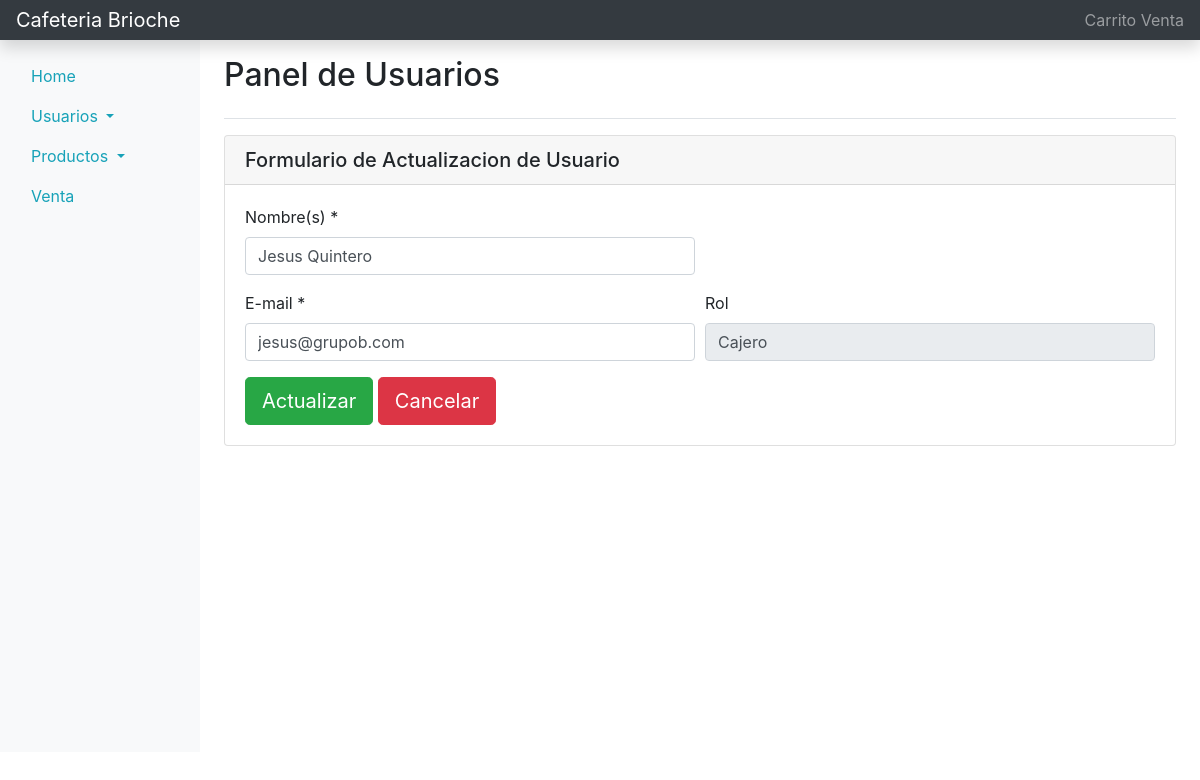
Page /usuario/actualizar/3 on the committed database.
### tables this page shows
CREATE TABLE USUARIOS (IDUSUARIO INTEGER PRIMARY KEY AUTOINCREMENT, NOMBRE VARCHAR (128) NOT NULL, CONTRASENA VARCHAR (64), CORREO VARCHAR (32) NOT NULL, ROL VARHCAR (16), ESTADO VARCHAR (16));

### Flask/app.py (the view)
@app.route("/usuario/actualizar/<string:id>", methods=['GET', 'POST'])
def actualizarUsuario(id):
    if request.method == 'POST':
        try:
            with sqlite3.connect("brioche.db") as con:
                cur = con.cursor()
                cur.execute("DELETE FROM USUARIOS WHERE IDUSUARIO = " + id)
                con.commit
        except:
            con.rollback()
        finally:
            return redirect("/usuario/modificar")
    else:
        con = sqlite3.connect("brioche.db")
        con.row_factory = sqlite3.Row
        cur = con.cursor()
        cur.execute("SELECT NOMBRE, CORREO, ROL FROM USUARIOS WHERE IDUSUARIO = "+ id )
        rows = cur.fetchall()
        return render_template('panel-usuarios-actualizar.html', rows = rows)

### Flask/templates/panel-usuarios-actualizar.html (shortened to what this page needs)
<!doctype html>
<html lang="es">
<head>
    <link rel="stylesheet" href="https://cdn.jsdelivr.net/npm/bootstrap@4.5.3/dist/css/bootstrap.min.css">
</head>
<body>
    <nav class="navbar navbar-dark sticky-top bg-dark flex-md-nowrap p-0 shadow">
      <a class="navbar-brand col-md-3 col-lg-2 mr-0 px-3" href="#">Cafeteria Brioche</a>
      <ul class="navbar-nav px-3">
        <li class="nav-item text-nowrap">
          <a href="#" class="nav-link">Carrito Venta</a>
        </li>
      </ul>
    </nav>
    <div class="container-fluid">
        <div class="row">
            <nav class="col-md-3 col-lg-2 d-md-block bg-light sidebar" id="sidebarMenu">
                <div class="sidebar-stiky pt-3">
                    <ul class="nav flex-column">
                        <li class="nav-item">
                            <a href="/home" class="nav-link">
                            <span data-feather="home">Home</span>
                            </a>
                        </li>
                        <li class="nav-item">
                            <a href="#userSubmenu" class="nav-link active dropdown-toggle" data-toggle="collapse" aria-expanded="false" class="dropdown-toggle">
                                <span data-feather="shopping-cart">Usuarios</span>
                            </a>
                        </li>
                        <li class="nav-item">
                            <a href="#homeSubmenu" class="nav-link active dropdown-toggle" data-toggle="collapse" aria-expanded="false" class="dropdown-toggle">
                                <span data-feather="shopping-cart">Productos</span>
                            </a>
                        </li>
                        <li class="nav-item">
                            <a href="/ventas" class="nav-link">
                            <span data-feather="home">Venta</span>
                            </a>
                        </li>
                    </ul>
                </div>
            </nav>
            <main role="main" class="col-md-9 ml-sm-auto col-lg-10 px-md-4">
                <div class="d-flex justify-content-between flex-wrap flex-md-nowrap align-items-center pt-3 pb-3 mb-3 border-bottom">
                    <h1 class="h2">Panel de Usuarios</h1>
                </div>
                <div class="card">
                    <h5 class="card-header">Formulario de Actualizacion de Usuario</h5>
                    <div class="card-body">
                      <form action="/usuario/modificar" method="post">
                        {% for row in rows %}
                            <div class="form-row">
                                <div class="form-group col-md-6">
                                    <label for="nombre">Nombre(s) *</label>
                                    <input type="text" name="nombre" id="nombre" class="form-control" placeholder="" value="{{row.NOMBRE}}" required/>
                                </div>
                            </div>
                            <div class="form-row">
                                <div class="form-group col-md-6">
                                    <label for="precio">E-mail *</label>
                                    <input type="email" name="email" id="email" class="form-control" placeholder="" value="{{row.CORREO}}" required/>
                                </div>
                                <div class="form-group col-md-6">
                                    <label for="precio">Rol</label>
                                    <input type="text" name="rol" id="rol" class="form-control" disabled value="{{row.ROL}}" required/>
                                </div>
                            </div>
                            <button type="submit" class="btn btn-success btn-lg">Actualizar</button>
                            <a href="/usuario/modificar" class="btn btn-danger btn-lg">Cancelar</a>
                        {% endfor %}
                      </form>
                    </div>
                </div>
            </main>
        </div>
    </div>
</body>
</html>

### Flask/templates/panel-usuarios-actualizar.html (style rules this page uses)
.sidebar { min-height: 89vh; }
a { color: #17a2b8; }

### rows in the picture
USUARIOS: nombre "Jesus Quintero", email "jesus@grupob.com", rol "Cajero"
